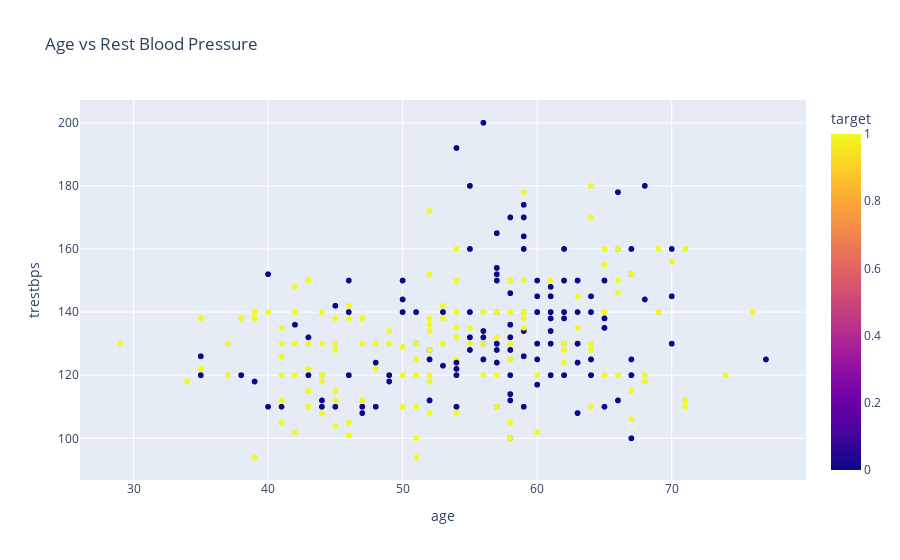

Notebook code cell kept with this figure:
### Code cell
px.scatter(raw_df,
             x = 'age',
             y = 'trestbps',
             color = 'target',
             title = 'Age vs Rest Blood Pressure')

### Figure 1 — Plotly figure (JSON) as saved in the notebook; plotly's stock layout.template omitted (floating-point values rounded to 4 significant figures; data arrays with more than 128 entries replaced by an {"elided": "..."} marker saying what was removed)
{"data": [{"hovertemplate": "age=%{x}<br>trestbps=%{y}<br>target=%{marker.color}<extra></extra>", "legendgroup": "", "marker": {"color": {"elided": "1018 int values"}, "coloraxis": "coloraxis", "symbol": "circle"}, "mode": "markers", "name": "", "showlegend": false, "type": "scattergl", "x": {"elided": "1018 int values"}, "xaxis": "x", "y": {"elided": "1018 int values"}, "yaxis": "y"}], "layout": {"coloraxis": {"colorbar": {"title": {"text": "target"}}, "colorscale": [[0, "#0d0887"], [0.1111, "#46039f"], [0.2222, "#7201a8"], [0.3333, "#9c179e"], [0.4444, "#bd3786"], [0.5556, "#d8576b"], [0.6667, "#ed7953"], [0.7778, "#fb9f3a"], [0.8889, "#fdca26"], [1, "#f0f921"]]}, "legend": {"tracegroupgap": 0}, "title": {"text": "Age vs Rest Blood Pressure"}, "xaxis": {"anchor": "y", "domain": [0, 1], "title": {"text": "age"}}, "yaxis": {"anchor": "x", "domain": [0, 1], "title": {"text": "trestbps"}}}}
